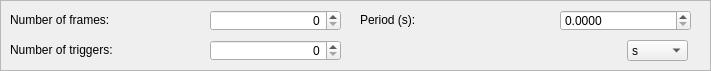
              <widget class="QFrame" name="frame_12">
               <property name="geometry">
                <rect>
                 <x>10</x>
                 <y>10</y>
                 <width>711</width>
                 <height>71</height>
                </rect>
               </property>
               <property name="frameShape">
                <enum>QFrame::StyledPanel</enum>
               </property>
               <property name="frameShadow">
                <enum>QFrame::Sunken</enum>
               </property>
               <widget class="QLabel" name="label">
                <property name="geometry">
                 <rect>
                  <x>10</x>
                  <y>10</y>
                  <width>131</width>
                  <height>19</height>
                 </rect>
                </property>
                <property name="text">
                 <string>Number of frames:</string>
                </property>
               </widget>
               <widget class="QLabel" name="label_36">
                <property name="geometry">
                 <rect>
                  <x>360</x>
                  <y>10</y>
                  <width>81</width>
                  <height>19</height>
                 </rect>
                </property>
                <property name="text">
                 <string>Period (s):</string>
                </property>
               </widget>
               <widget class="QSpinBox" name="spinBoxFrames">
                <property name="geometry">
                 <rect>
                  <x>210</x>
                  <y>10</y>
                  <width>131</width>
                  <height>21</height>
                 </rect>
                </property>
                <property name="alignment">
                 <set>Qt::AlignRight|Qt::AlignTrailing|Qt::AlignVCenter</set>
                </property>
                <property name="maximum">
                 <number>999999999</number>
                </property>
               </widget>
               <widget class="QSpinBox" name="spinBoxTriggers">
                <property name="geometry">
                 <rect>
                  <x>210</x>
                  <y>40</y>
                  <width>131</width>
                  <height>21</height>
                 </rect>
                </property>
                <property name="alignment">
                 <set>Qt::AlignRight|Qt::AlignTrailing|Qt::AlignVCenter</set>
                </property>
                <property name="maximum">
                 <number>999999999</number>
                </property>
               </widget>
               <widget class="QDoubleSpinBox" name="spinBoxPeriod">
                <property name="geometry">
                 <rect>
                  <x>560</x>
                  <y>10</y>
                  <width>131</width>
                  <height>21</height>
                 </rect>
                </property>
                <property name="decimals">
                 <number>4</number>
                </property>
                <property name="maximum">
                 <double>99999.990000000005239</double>
                </property>
               </widget>
               <widget class="QLabel" name="label_69">
                <property name="geometry">
                 <rect>
                  <x>10</x>
                  <y>40</y>
                  <width>161</width>
                  <height>19</height>
                 </rect>
                </property>
                <property name="text">
                 <string>Number of triggers:</string>
                </property>
               </widget>
               <widget class="QComboBox" name="comboBoxTime">
                <property name="geometry">
                 <rect>
                  <x>627</x>
                  <y>40</y>
                  <width>61</width>
                  <height>21</height>
                 </rect>
                </property>
                <item>
                 <property name="text">
                  <string>s</string>
                 </property>
                </item>
                <item>
                 <property name="text">
                  <string>ms</string>
                 </property>
                </item>
                <item>
                 <property name="text">
                  <string>μs</string>
                 </property>
                </item>
                <item>
                 <property name="text">
                  <string>ns</string>
                 </property>
                </item>
               </widget>
              </widget>
